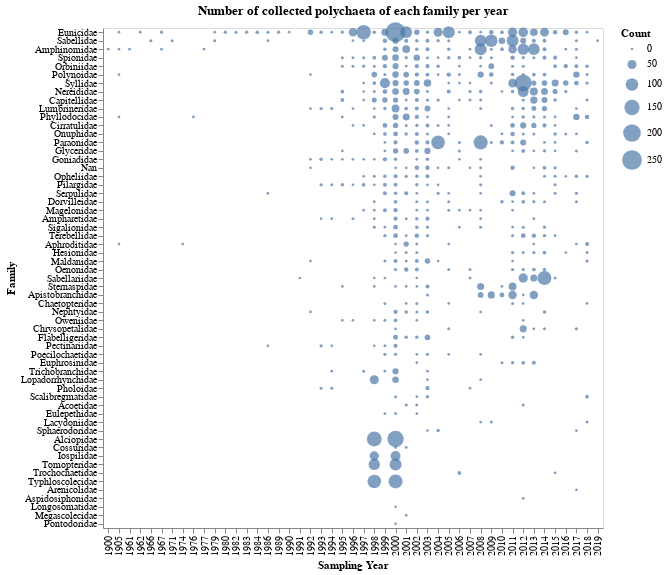

The cell this chart's notebook holds for it:
### Markdown cell above
<br>

**graph:** family per year

### Code cell
g1 = alt.Chart(teste,
               width=500, height=500, title='Number of collected polychaeta of each family per year').mark_circle(
                                                                                size=60).encode(
    x= alt.X('start_year', type='ordinal', title='Sampling Year'),
    y= alt.Y('family', type='nominal', title='Family',
            sort= alt.EncodingSortField(field='counts', op='count', order='descending')),
    size= alt.Size('counts', title='Count', scale=alt.Scale(range=[6,400])),
    tooltip = alt.Tooltip(['family', 'start_year', 'counts'])
)

g1.save('./graphs/familias_por_ano.html')

g1

### Figure 1 — Vega-Lite specification as saved in the notebook (floating-point values rounded to 4 significant figures; data arrays with more than 128 entries replaced by an {"elided": "..."} marker saying what was removed)
{"config": {"view": {"continuousWidth": 400, "continuousHeight": 300}}, "data": {"name": "data-e33be928d9c6b4573ba436deadc20a57"}, "mark": {"type": "circle", "size": 60}, "encoding": {"size": {"type": "quantitative", "field": "counts", "scale": {"range": [6, 400]}, "title": "Count"}, "tooltip": [{"type": "nominal", "field": "family"}, {"type": "quantitative", "field": "start_year"}, {"type": "quantitative", "field": "counts"}], "x": {"type": "ordinal", "field": "start_year", "title": "Sampling Year"}, "y": {"type": "nominal", "field": "family", "sort": {"field": "counts", "op": "count", "order": "descending"}, "title": "Family"}}, "height": 500, "title": "Number of collected polychaeta of each family per year", "width": 500, "$schema": "https://vega.github.io/schema/vega-lite/v4.8.1.json", "datasets": {"data-e33be928d9c6b4573ba436deadc20a57": {"elided": "557 records"}}}
